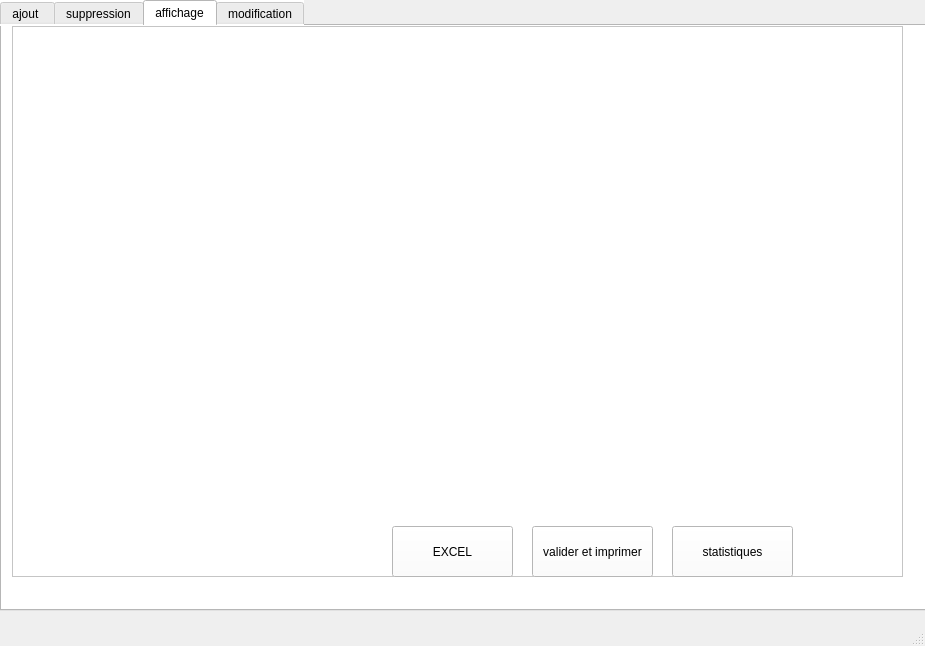
<?xml version="1.0" encoding="UTF-8"?>
<ui version="4.0">
 <class>MainWindow</class>
 <widget class="QMainWindow" name="MainWindow">
  <property name="geometry">
   <rect>
    <x>0</x>
    <y>0</y>
    <width>925</width>
    <height>646</height>
   </rect>
  </property>
  <property name="windowTitle">
   <string>MainWindow</string>
  </property>
  <widget class="QWidget" name="centralwidget">
   <widget class="QTabWidget" name="tabWidget">
    <property name="geometry">
     <rect>
      <x>0</x>
      <y>0</y>
      <width>931</width>
      <height>611</height>
     </rect>
    </property>
    <property name="styleSheet">
     <string notr="true">background-color: rgb(255, 255, 255);</string>
    </property>
    <property name="currentIndex">
     <number>2</number>
    </property>
    <widget class="QWidget" name="tab_3">
     <attribute name="title">
      <string>ajout </string>
     </attribute>
     <widget class="QGroupBox" name="groupBox_3">
      <property name="geometry">
       <rect>
        <x>50</x>
        <y>20</y>
        <width>811</width>
        <height>491</height>
       </rect>
      </property>
      <property name="title">
       <string/>
      </property>
      <widget class="QLabel" name="label">
       <property name="geometry">
        <rect>
         <x>100</x>
         <y>90</y>
         <width>71</width>
         <height>41</height>
        </rect>
       </property>
       <property name="mouseTracking">
        <bool>false</bool>
       </property>
       <property name="tabletTracking">
        <bool>false</bool>
       </property>
       <property name="text">
        <string>Nom</string>
       </property>
      </widget>
      <widget class="QLabel" name="label_2">
       <property name="geometry">
        <rect>
         <x>100</x>
         <y>140</y>
         <width>71</width>
         <height>41</height>
        </rect>
       </property>
       <property name="mouseTracking">
        <bool>false</bool>
       </property>
       <property name="tabletTracking">
        <bool>false</bool>
       </property>
       <property name="text">
        <string>Prenom</string>
       </property>
      </widget>
      <widget class="QLabel" name="label_3">
       <property name="geometry">
        <rect>
         <x>100</x>
         <y>190</y>
         <width>71</width>
         <height>41</height>
        </rect>
       </property>
       <property name="mouseTracking">
        <bool>false</bool>
       </property>
       <property name="tabletTracking">
        <bool>false</bool>
       </property>
       <property name="text">
        <string>ID</string>
       </property>
      </widget>
      <widget class="QLabel" name="label_4">
       <property name="geometry">
        <rect>
         <x>100</x>
         <y>240</y>
         <width>71</width>
         <height>40</height>
        </rect>
       </property>
       <property name="mouseTracking">
        <bool>false</bool>
       </property>
       <property name="tabletTracking">
        <bool>false</bool>
       </property>
       <property name="text">
        <string>age</string>
       </property>
      </widget>
      <widget class="QLabel" name="label_5">
       <property name="geometry">
        <rect>
         <x>100</x>
         <y>310</y>
         <width>71</width>
         <height>41</height>
        </rect>
       </property>
       <property name="mouseTracking">
        <bool>false</bool>
       </property>
       <property name="tabletTracking">
        <bool>false</bool>
       </property>
       <property name="text">
        <string>enfant</string>
       </property>
      </widget>
      <widget class="QLineEdit" name="nom">
       <property name="geometry">
        <rect>
         <x>240</x>
         <y>100</y>
         <width>231</width>
         <height>22</height>
        </rect>
       </property>
      </widget>
      <widget class="QLineEdit" name="prenom">
       <property name="geometry">
        <rect>
         <x>240</x>
         <y>140</y>
         <width>231</width>
         <height>22</height>
        </rect>
       </property>
      </widget>
      <widget class="QLineEdit" name="IDD">
       <property name="geometry">
        <rect>
         <x>240</x>
         <y>190</y>
         <width>231</width>
         <height>22</height>
        </rect>
       </property>
      </widget>
      <widget class="QLineEdit" name="age">
       <property name="geometry">
        <rect>
         <x>240</x>
         <y>250</y>
         <width>231</width>
         <height>22</height>
        </rect>
       </property>
      </widget>
      <widget class="QLineEdit" name="enfant">
       <property name="geometry">
        <rect>
         <x>240</x>
         <y>320</y>
         <width>231</width>
         <height>22</height>
        </rect>
       </property>
      </widget>
      <widget class="QPushButton" name="pb_ajouter_2">
       <property name="geometry">
        <rect>
         <x>620</x>
         <y>410</y>
         <width>181</width>
         <height>71</height>
        </rect>
       </property>
       <property name="styleSheet">
        <string notr="true"/>
       </property>
       <property name="text">
        <string>ajouter </string>
       </property>
      </widget>
      <widget class="QLineEdit" name="tel">
       <property name="geometry">
        <rect>
         <x>240</x>
         <y>380</y>
         <width>231</width>
         <height>22</height>
        </rect>
       </property>
      </widget>
      <widget class="QLabel" name="label_12">
       <property name="geometry">
        <rect>
         <x>110</x>
         <y>370</y>
         <width>71</width>
         <height>41</height>
        </rect>
       </property>
       <property name="mouseTracking">
        <bool>false</bool>
       </property>
       <property name="tabletTracking">
        <bool>false</bool>
       </property>
       <property name="text">
        <string>tel</string>
       </property>
      </widget>
     </widget>
    </widget>
    <widget class="QWidget" name="tab_4">
     <attribute name="title">
      <string>suppression</string>
     </attribute>
     <widget class="QGroupBox" name="groupBox_5">
      <property name="geometry">
       <rect>
        <x>30</x>
        <y>20</y>
        <width>781</width>
        <height>381</height>
       </rect>
      </property>
      <property name="title">
       <string/>
      </property>
      <widget class="QLineEdit" name="id_supp">
       <property name="geometry">
        <rect>
         <x>190</x>
         <y>270</y>
         <width>421</width>
         <height>31</height>
        </rect>
       </property>
       <property name="styleSheet">
        <string notr="true">background:rgb(255, 255, 255)</string>
       </property>
      </widget>
      <widget class="QLabel" name="label_11">
       <property name="geometry">
        <rect>
         <x>110</x>
         <y>260</y>
         <width>71</width>
         <height>51</height>
        </rect>
       </property>
       <property name="text">
        <string>Inserer l'ID</string>
       </property>
      </widget>
      <widget class="QTableView" name="affichage_sup">
       <property name="geometry">
        <rect>
         <x>0</x>
         <y>0</y>
         <width>781</width>
         <height>181</height>
        </rect>
       </property>
       <property name="alternatingRowColors">
        <bool>true</bool>
       </property>
       <property name="sortingEnabled">
        <bool>true</bool>
       </property>
      </widget>
     </widget>
     <widget class="QPushButton" name="pb_supprimer_2">
      <property name="geometry">
       <rect>
        <x>760</x>
        <y>460</y>
        <width>121</width>
        <height>51</height>
       </rect>
      </property>
      <property name="styleSheet">
       <string notr="true">font: 8pt &quot;MS Shell Dlg 2&quot;;</string>
      </property>
      <property name="text">
       <string>supprimer</string>
      </property>
     </widget>
     <widget class="QPushButton" name="pb_rechercher">
      <property name="geometry">
       <rect>
        <x>610</x>
        <y>460</y>
        <width>121</width>
        <height>51</height>
       </rect>
      </property>
      <property name="text">
       <string>Rechercher</string>
      </property>
     </widget>
     <widget class="QPushButton" name="pb_trier">
      <property name="geometry">
       <rect>
        <x>460</x>
        <y>460</y>
        <width>121</width>
        <height>51</height>
       </rect>
      </property>
      <property name="text">
       <string>Trier</string>
      </property>
     </widget>
    </widget>
    <widget class="QWidget" name="tab_7">
     <attribute name="title">
      <string>affichage</string>
     </attribute>
     <widget class="QTableView" name="affichage">
      <property name="geometry">
       <rect>
        <x>10</x>
        <y>0</y>
        <width>891</width>
        <height>551</height>
       </rect>
      </property>
      <property name="alternatingRowColors">
       <bool>true</bool>
      </property>
      <property name="sortingEnabled">
       <bool>true</bool>
      </property>
     </widget>
     <widget class="QCustomPlot" name="plot" native="true">
      <property name="geometry">
       <rect>
        <x>20</x>
        <y>170</y>
        <width>871</width>
        <height>321</height>
       </rect>
      </property>
      <widget class="QLabel" name="QrCode">
       <property name="geometry">
        <rect>
         <x>630</x>
         <y>20</y>
         <width>161</width>
         <height>101</height>
        </rect>
       </property>
       <property name="text">
        <string/>
       </property>
      </widget>
     </widget>
     <widget class="QPushButton" name="pb_stat_2">
      <property name="geometry">
       <rect>
        <x>670</x>
        <y>500</y>
        <width>121</width>
        <height>51</height>
       </rect>
      </property>
      <property name="text">
       <string>statistiques</string>
      </property>
     </widget>
     <widget class="QPushButton" name="pb_print">
      <property name="geometry">
       <rect>
        <x>530</x>
        <y>500</y>
        <width>121</width>
        <height>51</height>
       </rect>
      </property>
      <property name="text">
       <string>valider et imprimer</string>
      </property>
     </widget>
     <widget class="QPushButton" name="pb_excel">
      <property name="geometry">
       <rect>
        <x>390</x>
        <y>500</y>
        <width>121</width>
        <height>51</height>
       </rect>
      </property>
      <property name="text">
       <string>EXCEL</string>
      </property>
     </widget>
    </widget>
    <widget class="QWidget" name="tab_8">
     <attribute name="title">
      <string>modification</string>
     </attribute>
     <widget class="QGroupBox" name="groupBox_4">
      <property name="geometry">
       <rect>
        <x>30</x>
        <y>30</y>
        <width>811</width>
        <height>491</height>
       </rect>
      </property>
      <property name="title">
       <string/>
      </property>
      <widget class="QLabel" name="label_6">
       <property name="geometry">
        <rect>
         <x>100</x>
         <y>90</y>
         <width>71</width>
         <height>41</height>
        </rect>
       </property>
       <property name="mouseTracking">
        <bool>false</bool>
       </property>
       <property name="tabletTracking">
        <bool>false</bool>
       </property>
       <property name="text">
        <string>Nom</string>
       </property>
      </widget>
      <widget class="QLabel" name="label_7">
       <property name="geometry">
        <rect>
         <x>100</x>
         <y>140</y>
         <width>71</width>
         <height>41</height>
        </rect>
       </property>
       <property name="mouseTracking">
        <bool>false</bool>
       </property>
       <property name="tabletTracking">
        <bool>false</bool>
       </property>
       <property name="text">
        <string>Prenom</string>
       </property>
      </widget>
      <widget class="QLabel" name="label_8">
       <property name="geometry">
        <rect>
         <x>100</x>
         <y>190</y>
         <width>71</width>
         <height>41</height>
        </rect>
       </property>
       <property name="mouseTracking">
        <bool>false</bool>
       </property>
       <property name="tabletTracking">
        <bool>false</bool>
       </property>
       <property name="text">
        <string>ID</string>
       </property>
      </widget>
      <widget class="QLineEdit" name="nom_2">
       <property name="geometry">
        <rect>
         <x>240</x>
         <y>100</y>
         <width>231</width>
         <height>22</height>
        </rect>
       </property>
      </widget>
      <widget class="QLineEdit" name="prenom_2">
       <property name="geometry">
        <rect>
         <x>240</x>
         <y>140</y>
         <width>231</width>
         <height>22</height>
        </rect>
       </property>
      </widget>
      <widget class="QLineEdit" name="IDD_2">
       <property name="geometry">
        <rect>
         <x>240</x>
         <y>190</y>
         <width>231</width>
         <height>22</height>
        </rect>
       </property>
      </widget>
      <widget class="QPushButton" name="pb_modifier_2">
       <property name="geometry">
        <rect>
         <x>610</x>
         <y>410</y>
         <width>181</width>
         <height>71</height>
        </rect>
       </property>
       <property name="styleSheet">
        <string notr="true"/>
       </property>
       <property name="text">
        <string>modifier</string>
       </property>
      </widget>
      <widget class="QLabel" name="label_9">
       <property name="geometry">
        <rect>
         <x>100</x>
         <y>230</y>
         <width>71</width>
         <height>40</height>
        </rect>
       </property>
       <property name="mouseTracking">
        <bool>false</bool>
       </property>
       <property name="tabletTracking">
        <bool>false</bool>
       </property>
       <property name="text">
        <string>age</string>
       </property>
      </widget>
      <widget class="QLineEdit" name="tel_2">
       <property name="geometry">
        <rect>
         <x>240</x>
         <y>370</y>
         <width>231</width>
         <height>22</height>
        </rect>
       </property>
      </widget>
      <widget class="QLabel" name="label_10">
       <property name="geometry">
        <rect>
         <x>100</x>
         <y>300</y>
         <width>71</width>
         <height>41</height>
        </rect>
       </property>
       <property name="mouseTracking">
        <bool>false</bool>
       </property>
       <property name="tabletTracking">
        <bool>false</bool>
       </property>
       <property name="text">
        <string>enfant</string>
       </property>
      </widget>
      <widget class="QLineEdit" name="enfant_2">
       <property name="geometry">
        <rect>
         <x>240</x>
         <y>310</y>
         <width>231</width>
         <height>22</height>
        </rect>
       </property>
      </widget>
      <widget class="QLineEdit" name="age_2">
       <property name="geometry">
        <rect>
         <x>240</x>
         <y>240</y>
         <width>231</width>
         <height>22</height>
        </rect>
       </property>
      </widget>
      <widget class="QLabel" name="label_13">
       <property name="geometry">
        <rect>
         <x>110</x>
         <y>360</y>
         <width>71</width>
         <height>41</height>
        </rect>
       </property>
       <property name="mouseTracking">
        <bool>false</bool>
       </property>
       <property name="tabletTracking">
        <bool>false</bool>
       </property>
       <property name="text">
        <string>tel</string>
       </property>
      </widget>
     </widget>
    </widget>
   </widget>
  </widget>
  <widget class="QMenuBar" name="menubar">
   <property name="geometry">
    <rect>
     <x>0</x>
     <y>0</y>
     <width>925</width>
     <height>26</height>
    </rect>
   </property>
  </widget>
  <widget class="QStatusBar" name="statusbar"/>
 </widget>
 <customwidgets>
  <customwidget>
   <class>QCustomPlot</class>
   <extends>QWidget</extends>
   <header location="global">../../qcustomplot.h</header>
   <container>1</container>
  </customwidget>
 </customwidgets>
 <resources/>
 <connections/>
</ui>
